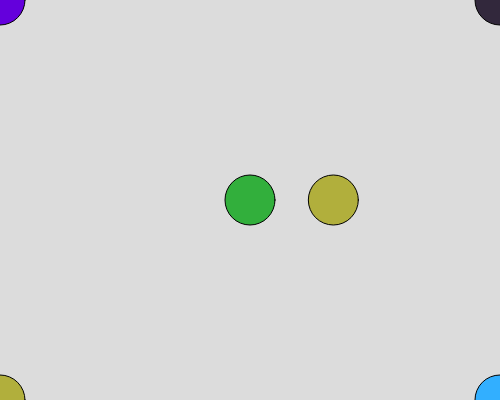
Frame 1 (no input)
Frame 60 (no input): identical to frame 1, image omitted
Frame 120 (the mouse pressed at the canvas centre since frame 60): identical to frame 1, image omitted

The p5.js sketch that drew this single still picture (run headless with seeded random() and noise() and a simulated clock; from frame 60 on, the mouse is pressed at the canvas centre):

// p5.js sketch
// ── sketch.js
// Basics of Drawing
// Mitsaal Idris
// Sept. 11, 2024
//
// 2D primitives, color, animation, mouse/keyboard events


function setup() {
  // happens once at very start
  createCanvas(500, 400);
}

function draw() {
  // when possible to
  // keep draw() clean...
  background(220);
  drawCircle()
}

function drawCircle(){
  //draw five circles
  
  fill(100,0,220);
  circle(0,0,50);

  fill(50,175,60);
  circle(width/2,height/2,50);

  fill(50,40,60);
  circle(width,0,50);

  fill(50,175,255);
  circle(width,height,50);

  fill(177,175,60);
  circle(0,height,50);
  // draw a circle 2/3 across
  //the screen.
  circle(width/3*2,height/2,50);
}
